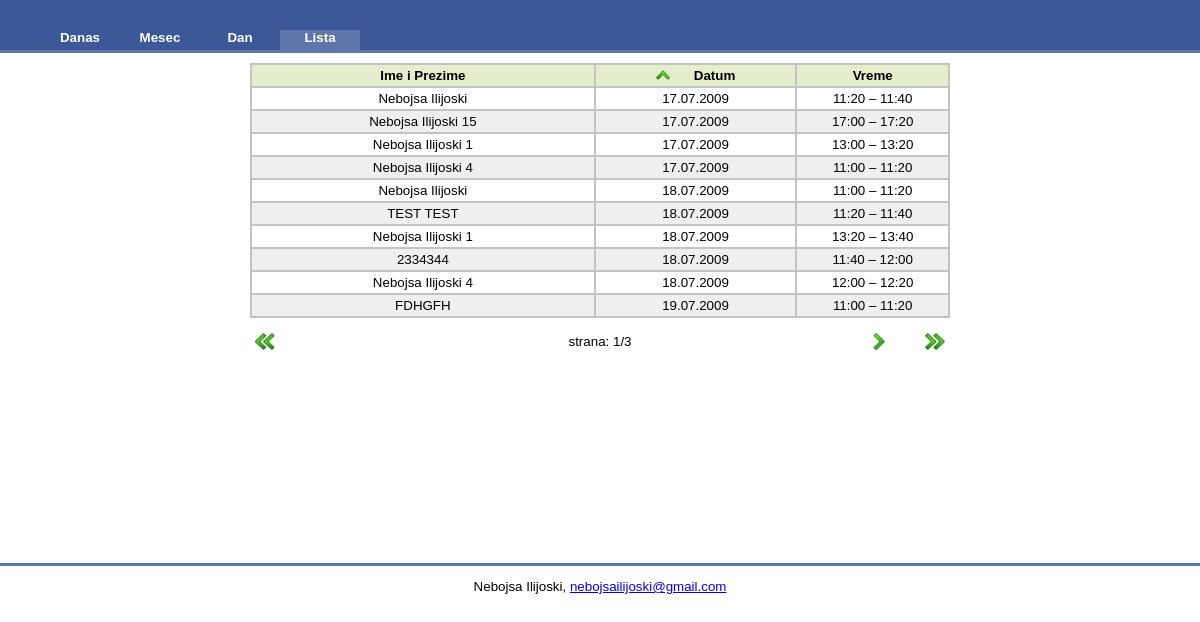
Screenshot of /lista/index.php?col=datum&ascdesc=ASC&start=0 with the database file from the repository.
### tables this page shows
CREATE TABLE `korisnici` (
  `id` int(11) NOT NULL AUTO_INCREMENT,
  `ime_i_prezime` varchar(255) NOT NULL DEFAULT '',
  `telefon` varchar(255) NOT NULL DEFAULT '',
  `tretman` int(11) NOT NULL DEFAULT '0',
  PRIMARY KEY (`id`)
);

CREATE TABLE `tretmani` (
  `id` int(11) NOT NULL AUTO_INCREMENT,
  `korisnik_id` int(11) NOT NULL DEFAULT '0',
  `datum` date DEFAULT NULL,
  `termin` int(11) DEFAULT NULL,
  `krevet` smallint(5) DEFAULT NULL,
  PRIMARY KEY (`id`),
  KEY `korisnik_id` (`korisnik_id`)
);

### include/global.php (called while the page is built, shortened)
<?php
$zapisi_po_strana = 10;
?>

### include/classes/korisnici.php (called while the page is built, shortened)
<?php
class korisnik
{
	function getLista($col, $ascdesc, $start)
	{
		global $zapisi_po_strana;
		$sql = "SELECT *
				FROM korisnici
				LEFT JOIN tretmani ON korisnici.id=tretmani.korisnik_id
				ORDER BY ".$col." ".$ascdesc."
				LIMIT ".$start.", ".$zapisi_po_strana.";";
		$query = mysql_query($sql);
		$i=0;
		while ($row = mysql_fetch_array($query))
			$lista[$i++]=$row;
		return $lista;
	}
	function countall()
	{
		$sql = "SELECT COUNT(ime_i_prezime)
				FROM korisnici
				LEFT JOIN tretmani ON korisnici.id=tretmani.korisnik_id;";
		$count = mysql_fetch_array(mysql_query($sql));
		return $count;
	}
}
?>

### lista/index.php (the view, shortened to what this page needs)
<?php include("../include/top.php"); ?>
<?php include("../include/classes/korisnici.php"); ?>
<?php
	function datum_print($datum){
		$datumarray = explode("-",$datum);
		return $datumarray[2].".".$datumarray[1].".".$datumarray[0];
	};
		$termini = array(
				"11:00 – 11:20",
				"11:20 – 11:40",
				"11:40 – 12:00",
				"12:00 – 12:20",
				"12:20 – 12:40",
				"13:00 – 13:20",
				"13:20 – 13:40",
				"13:40 – 14:00",
				"PAUZA",
				"16:00 – 16:20",
				"16:20 – 16:40",
				"17:00 – 17:20",
				"17:20 – 17:40",
				"17:40 – 18:00",
				);
			$korisnici = new korisnik;
			if(!isset($_GET["ascdesc"]) && !isset($_GET["col"]) && !isset($_GET["start"]))
			{
				$svikorisnici = $korisnici->getLista("ime_i_prezime", "ASC", 0);
				$start = 0;
			}
			else
			{
				$svikorisnici = $korisnici->getLista($_GET["col"], $_GET["ascdesc"], $_GET["start"]);
				$start = $_GET["start"];
			};
			$countall = $korisnici->countall();
			$last = ($countall[0]-($countall[0]%$zapisi_po_strana));
			$sledna = $start + $zapisi_po_strana;
?>
<table cellspacing="0" align="center" cellpadding="0" border="1" width="700" class="termini">
    <tr align="center">
        <th width="350">
        <?php
		if(!isset($_GET["col"]))
				{
					$imeup = "display:inline;";
					$imedown = "display:none;";
					$datumup = "display:none;";
					$datumdown = "display:none;";
					$col = "ime_i_prezime";
				}
				else
				{
					$col = $_GET["col"];
					if($_GET["col"]=="ime_i_prezime")
						{
							$datumup = "display:none;";
							$datumdown = "display:none;";
							if($_GET["ascdesc"]=="ASC")
							{
								$imeup = "display:inline;";
								$imedown = "display:none;";
								$ascdesc = "DESC";
							} else {
								$imeup = "display:none;";
								$imedown = "display:inline;";
								$ascdesc = "ASC";
							};
						} else {
							if($_GET["ascdesc"]=="ASC")
							{
								$datumup = "display:inline;";
								$ascdesc = "DESC";
							} else {
								$datumup = "display:none;";
								$datumdown = "display:inline;";
								$ascdesc = "ASC";
							};
						};
					};
		?>
        <a href="<?php echo $_SERVER["PHP_SELF"] . "?col=ime_i_prezime&ascdesc=".$ascdesc."&start=".$start; ?>" style="color:#000000;text-decoration:none">Ime i Prezime</a>
        </th>
        <th width="200">
        <div style=" <?php echo $datumup; ?> "><img src="../images/uparr.png" height="10" style="border:none;padding-right:20px;"/></div>
        <a href="<?php echo $_SERVER["PHP_SELF"] . "?col=datum&ascdesc=".$ascdesc."&start=".$start; ?>" style="color:#000000;text-decoration:none">Datum</a>
        </th>
        <th width="150">Vreme</th>
    </tr>
    <?php
	$i=0;
	foreach($svikorisnici as $k=>$v) {
		$class = '';
		if($i%2==1) $class = 'par';
		echo '<tr class="'.$class.'">';
		echo '<td >'.$v["ime_i_prezime"].'</td>';
		echo '<td>'.datum_print($v["datum"]).'</td>';
		echo '<td>'.$termini[$v["termin"]].'</td>';
		echo '</tr>';
		$i++;
	};
	?>
    </table>
    <br/>
    <?php
	if(isset($_GET["ascdesc"]) && $ascdesc=="ASC") $ascdesc="DESC";
	else $ascdesc="ASC";
	?>
<table cellspacing="0" align="center" cellpadding="0" border="0" width="700" >
    <tr>
        <td align="left" width="60">
        <a href="<?php echo $_SERVER["PHP_SELF"] . "?col=".$col."&ascdesc=".$ascdesc."&start=0"; ?>" style="color:#FFFFFF;"><img src="../images/doubleleftarr.png" height="17" style="border:none;padding-left:5px;"/> </a>
        </td>
        <td align="left" width="60">
        </td>
        <td align="center">strana: <?php echo ($start/$zapisi_po_strana+1)."/".($last/$zapisi_po_strana+1) ?></td>
        <td align="right"  width="60">
        <?php if($sledna<$countall[0]) { ?>
        <a href="<?php echo $_SERVER["PHP_SELF"] . "?col=".$col."&ascdesc=".$ascdesc."&start=".$sledna; ?>" style="color:#FFFFFF;"><img src="../images/rightarr.png" height="17" style="border:none;padding-right:5px;"/></a>
        <?php } ?>
        </td>
        <td align="right" width="60">
        <a href="<?php echo $_SERVER["PHP_SELF"] . "?col=".$col."&ascdesc=".$ascdesc."&start=".$last; ?>" style="color:#FFFFFF;"><img src="../images/doublerightarr.png" height="17" style="border:none;padding-right:5px;"/></a>
        </td>
    </tr>
</table>
<?php include("../include/bottom.php"); ?>

### css/main.css (style rules this page uses)
body { margin:0; font-family:'Lucida Sans', Arial, Verdana; font-size: 10pt; }
.termini { border:1px solid #C3C3C3; }
table.termini th { background-color:#E5EECC; border:1px solid #C3C3C3; padding:3px; }
table.termini td { border:1px solid #C3C3C3; padding:3px; }
table.termini tr { text-align:center; }
.par { background-color:#efefef; }

### rows the page displays
korisnici: ime_i_prezime "Nebojsa Ilijoski", tretmani.datum "17.07.2009", tretmani.termin "11:20 – 11:40", tretmani.datum "18.07.2009", tretmani.termin "11:00 – 11:20"
korisnici: ime_i_prezime "Nebojsa Ilijoski 15", tretmani.datum "17.07.2009", tretmani.termin "17:00 – 17:20"
korisnici: ime_i_prezime "Nebojsa Ilijoski 1", tretmani.datum "17.07.2009", tretmani.termin "13:00 – 13:20", tretmani.datum "18.07.2009", tretmani.termin "13:20 – 13:40"
korisnici: ime_i_prezime "Nebojsa Ilijoski 4", tretmani.datum "17.07.2009", tretmani.termin "11:00 – 11:20", tretmani.datum "18.07.2009", tretmani.termin "12:00 – 12:20"
korisnici: ime_i_prezime "TEST TEST", tretmani.datum "18.07.2009", tretmani.termin "11:20 – 11:40"
korisnici: ime_i_prezime "2334344", tretmani.datum "18.07.2009", tretmani.termin "11:40 – 12:00"
korisnici: ime_i_prezime "FDHGFH", tretmani.datum "19.07.2009", tretmani.termin "11:00 – 11:20"

### other values shown
$start/$zapisi_po_strana+1 "1"
$last/$zapisi_po_strana+1 "3"
